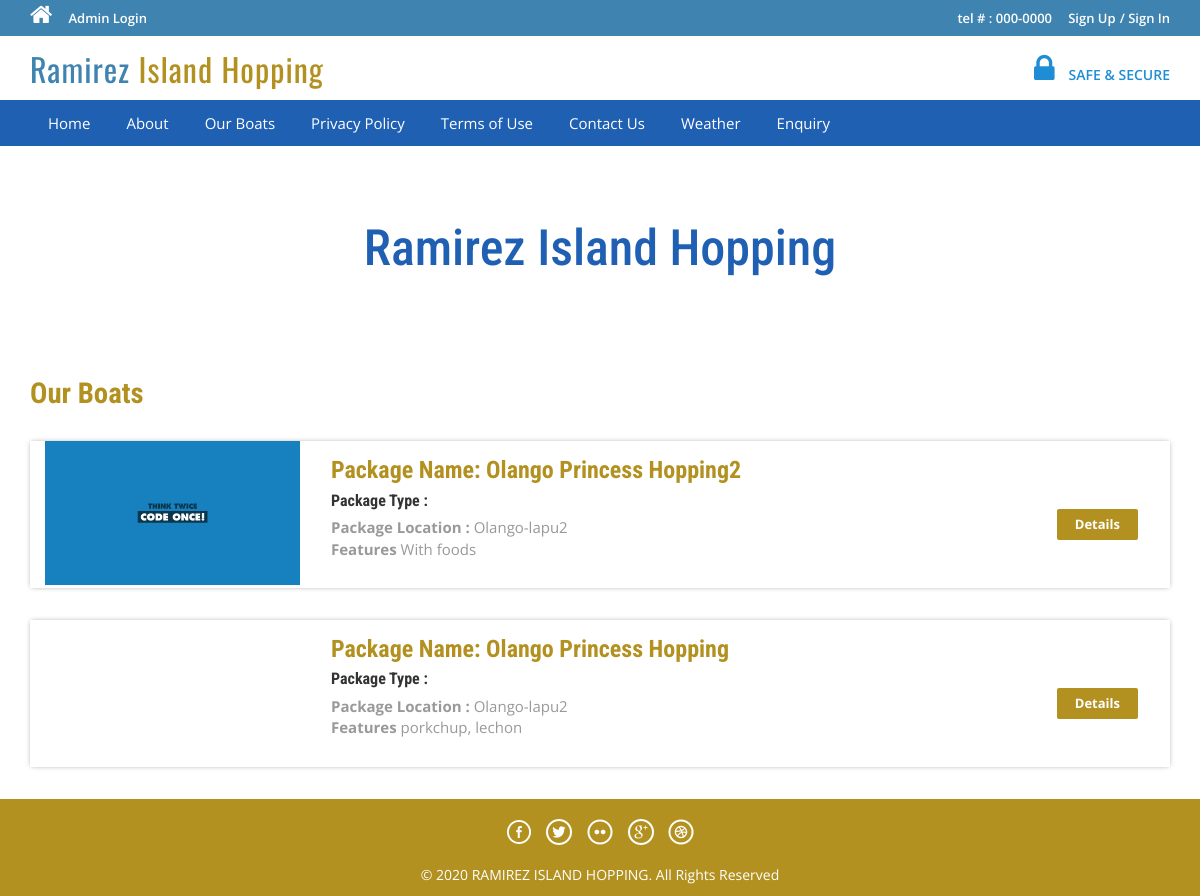
The page /package-list.php on the database as committed earlier.
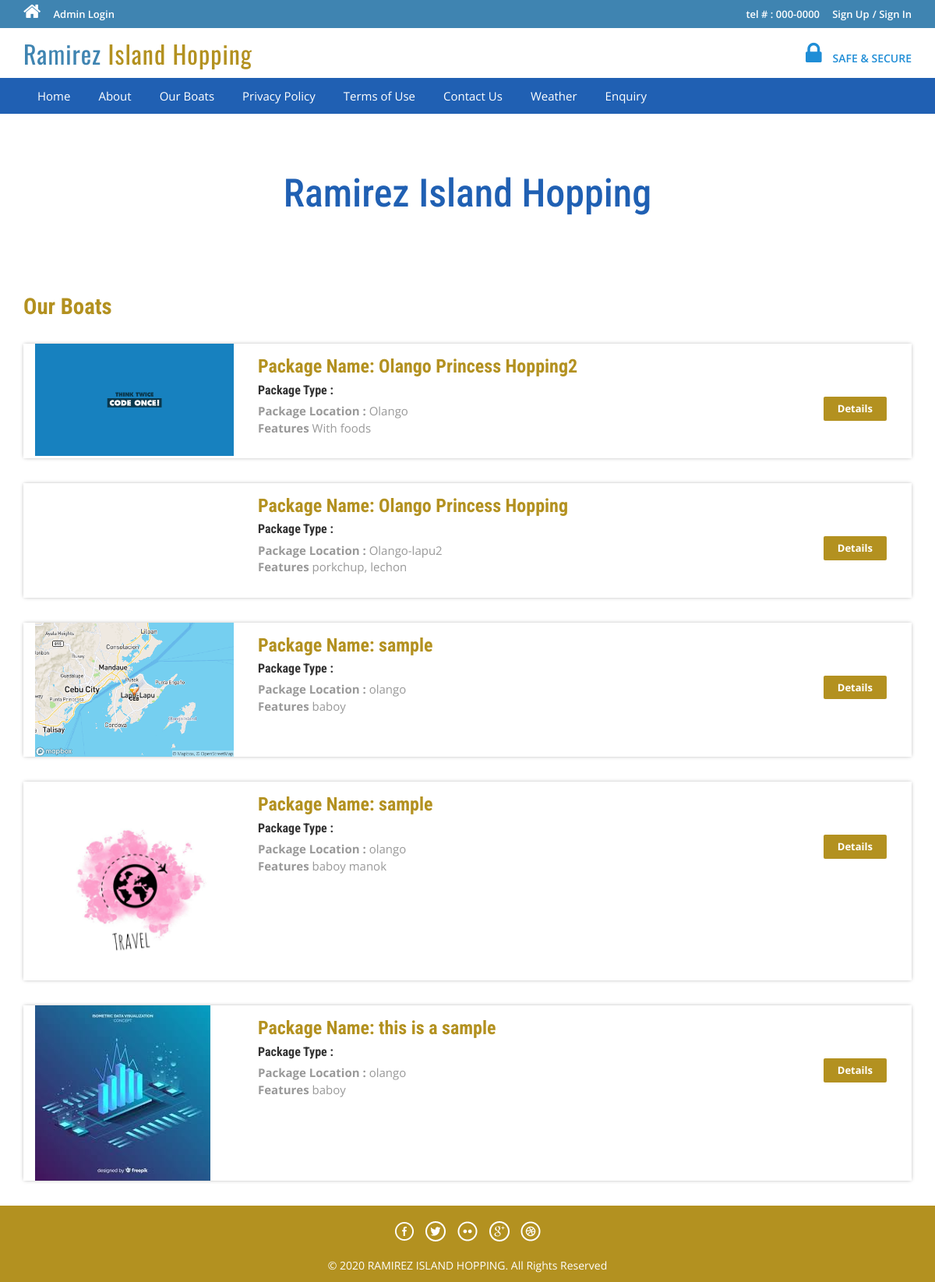
The same page on the database as committed later.
### tables this page shows
CREATE TABLE `tbltourpackages` (
  `PackageId` int(11) NOT NULL,
  `owner_identity` varchar(200) DEFAULT NULL,
  `PackageName` varchar(200) DEFAULT NULL,
  `address` text DEFAULT NULL,
  `contact_num` int(13) DEFAULT NULL,
  `boat_name` varchar(150) DEFAULT NULL,
  `boat_operator` varchar(100) DEFAULT NULL,
  `boat_capacity` int(100) DEFAULT NULL,
  `pricePerpack` int(200) DEFAULT NULL,
  `PackageLocation` varchar(100) DEFAULT NULL,
  `PackageFetures` varchar(255) DEFAULT NULL,
  `offer_price` int(255) NOT NULL,
  `PackageDetails` mediumtext DEFAULT NULL,
  `PackageImage` varchar(100) DEFAULT NULL,
  `Creationdate` timestamp NULL DEFAULT current_timestamp(),
  `UpdationDate` timestamp NULL DEFAULT NULL ON UPDATE current_timestamp(),
  `status` int(1) DEFAULT NULL
);

### package-list.php (the view, shortened to what this page needs)
<?php
include('includes/config.php');
?>
<!DOCTYPE HTML>
<html>
<head>
<link href="css/bootstrap.css" rel='stylesheet' type='text/css' />
<link href="css/style.css" rel='stylesheet' type='text/css' />
<link href="css/font-awesome.css" rel="stylesheet">
<link href="css/animate.css" rel="stylesheet" type="text/css" media="all">
</head>
<body>
<?php include('includes/header.php');?>
<div class="banner-3">
	<div class="container">
		<h1 class="wow zoomIn animated animated" data-wow-delay=".5s" style="visibility: visible; animation-delay: 0.5s; animation-name: zoomIn;">Ramirez Island Hopping</h1>
	</div>
</div>
<div class="rooms">
	<div class="container">
		<div class="room-bottom">
			<h3>Our Boats</h3>
<?php $sql = "SELECT * from tbltourpackages";
$query = $dbh->prepare($sql);
$query->execute();
$results=$query->fetchAll(PDO::FETCH_OBJ);
if($query->rowCount() > 0)
{
foreach($results as $result)
{	?>
			<div class="rom-btm">
				<div class="col-md-3 room-left wow fadeInLeft animated" data-wow-delay=".5s">
					<img src="admin/pacakgeimages/<?php echo htmlentities($result->PackageImage);?>" class="img-responsive" alt="">
				</div>
				<div class="col-md-6 room-midle wow fadeInUp animated" data-wow-delay=".5s">
					<h4>Package Name: <?php echo htmlentities($result->PackageName);?></h4>
					<h6>Package Type : <?php echo htmlentities($result->PackageType);?></h6>
					<p><b>Package Location :</b> <?php echo htmlentities($result->PackageLocation);?></p>
					<p><b>Features</b> <?php echo htmlentities($result->PackageFetures);?></p>
				</div>
				<div class="col-md-3 room-right wow fadeInRight animated" data-wow-delay=".5s">
					<a href="package-details.php?pkgid=<?php echo htmlentities($result->PackageId);?>" class="view">Details</a>
				</div>
				<div class="clearfix"></div>
			</div>
<?php }} ?>
		</div>
	</div>
</div>
<?php include('includes/footer.php');?>
</body>
</html>

### includes/header.php (shortened to what this page needs)
<?php if($_SESSION['login'])
{?>
<div class="top-header">
	<div class="container">
		<ul class="tp-hd-lft wow fadeInLeft animated" data-wow-delay=".5s">
			<li class="hm"><a href="index.php"><i class="fa fa-home"></i></a></li>
			<li class="prnt"><a href="profile.php">My Profile</a></li>
				<li class="prnt"><a href="change-password.php">Change Password</a></li>
			<li class="prnt"><a href="tour-history.php">My Tour History</a></li>
		</ul>
		<ul class="tp-hd-rgt wow fadeInRight animated" data-wow-delay=".5s">
			<li class="tol">Welcome :</li>
			<li class="sig"><?php echo htmlentities($_SESSION['login']);?></li>
			<li class="sigi"><a href="logout.php" >/ Logout</a></li>
        </ul>
		<div class="clearfix"></div>
	</div>
</div><?php } else {?>
<div class="top-header">
	<div class="container">
		<ul class="tp-hd-lft wow fadeInLeft animated" data-wow-delay=".5s">
			<li class="hm"><a href="index.php"><i class="fa fa-home"></i></a></li>
				<li class="hm"><a href="admin/index.php">Admin Login</a></li>
		</ul>
		<ul class="tp-hd-rgt wow fadeInRight animated" data-wow-delay=".5s">
			<li class="tol">tel # : 000-0000</li>
			<li class="sig"><a href="#" data-toggle="modal" data-target="#myModal" >Sign Up</a></li>
			<li class="sigi"><a href="#" data-toggle="modal" data-target="#myModal4" >/ Sign In</a></li>
        </ul>
		<div class="clearfix"></div>
	</div>
</div>
<?php }?>
<div class="header">
	<div class="container">
		<div class="logo wow fadeInDown animated" data-wow-delay=".5s">
			<a href="index.php">Ramirez <span>Island Hopping</span></a>
		</div>
		<div class="lock fadeInDown animated" data-wow-delay=".5s">
			<li><i class="fa fa-lock"></i></li>
            <li><div class="securetxt">SAFE &amp; SECURE </div></li>
		</div>
		<div class="clearfix"></div>
	</div>
</div>
<div class="footer-btm wow fadeInLeft animated" data-wow-delay=".5s">
	<div class="container">
	<div class="navigation">
			<nav class="navbar navbar-default">
				<div class="collapse navbar-collapse nav-wil" id="bs-example-navbar-collapse-1">
					<nav class="cl-effect-1">
						<ul class="nav navbar-nav">
							<li><a href="index.php">Home</a></li>
							<li><a href="page.php?type=aboutus">About</a></li>
								<li><a href="package-list.php">Our Boats</a></li>
								<li><a href="page.php?type=privacy">Privacy Policy</a></li>
								<li><a href="page.php?type=terms">Terms of Use</a></li>
								<li><a href="page.php?type=contact">Contact Us</a></li>
								<li><a href="weather.php">Weather</a></li>
								<?php if($_SESSION['login'])
{?>
								<li>Need Help?<a href="#" data-toggle="modal" data-target="#myModal3"> / Write Us </a>  </li>
								<?php } else { ?>
								<li><a href="enquiry.php"> Enquiry </a>  </li>
								<?php } ?>
								<div class="clearfix"></div>
						</ul>
					</nav>
				</div>
			</nav>
		</div>
	</div>
</div>

### includes/footer.php
<div class="copy-right">
	<div class="container">
		<div class="footer-social-icons wow fadeInDown animated animated" data-wow-delay=".5s" style="visibility: visible; animation-delay: 0.5s; animation-name: fadeInDown;">
			<ul>
				<li><a class="facebook" href="#"><span>Facebook</span></a></li>
				<li><a class="twitter" href="#"><span>Twitter</span></a></li>
				<li><a class="flickr" href="#"><span>Flickr</span></a></li>
				<li><a class="googleplus" href="#"><span>Google+</span></a></li>
				<li><a class="dribbble" href="#"><span>Dribbble</span></a></li>
			</ul>
		</div>
		<p class="wow zoomIn animated animated" data-wow-delay=".5s" style="visibility: visible; animation-delay: 0.5s; animation-name: zoomIn;">© 2020 RAMIREZ ISLAND HOPPING. All Rights Reserved </p>
	</div>
</div>

Rows that differ between the two databases and show on the page:
changed tbltourpackages "Olango Princess Hopping2": PackageLocation "Olango-lapu2" → "Olango"
added tbltourpackages: PackageImage (picture), PackageName "sample", PackageLocation "olango", PackageFetures "baboy"
added tbltourpackages: PackageImage (picture), PackageName "sample", PackageLocation "olango", PackageFetures "baboy manok"
added tbltourpackages: PackageImage (picture), PackageName "this is a sample", PackageLocation "olango", PackageFetures "baboy"
